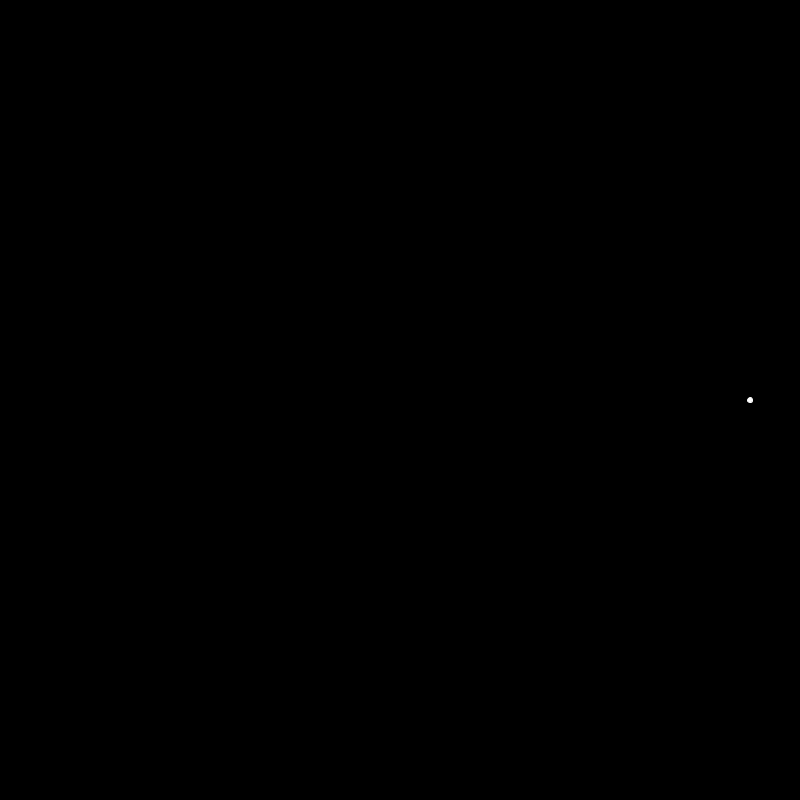
Frame 1 (no input)
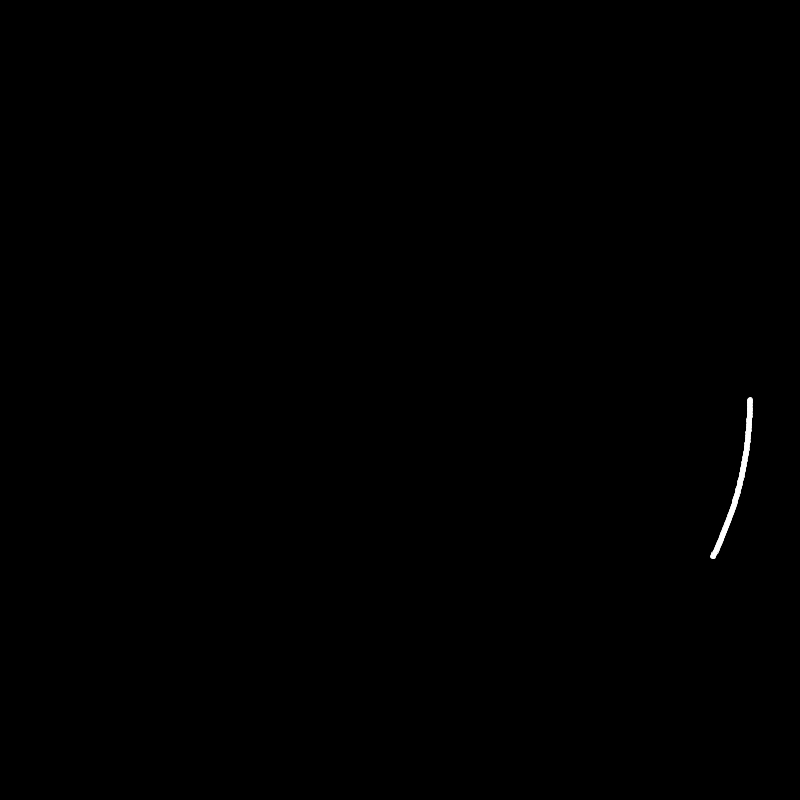
Frame 60 (the mouse pressed at the canvas centre just before this capture)
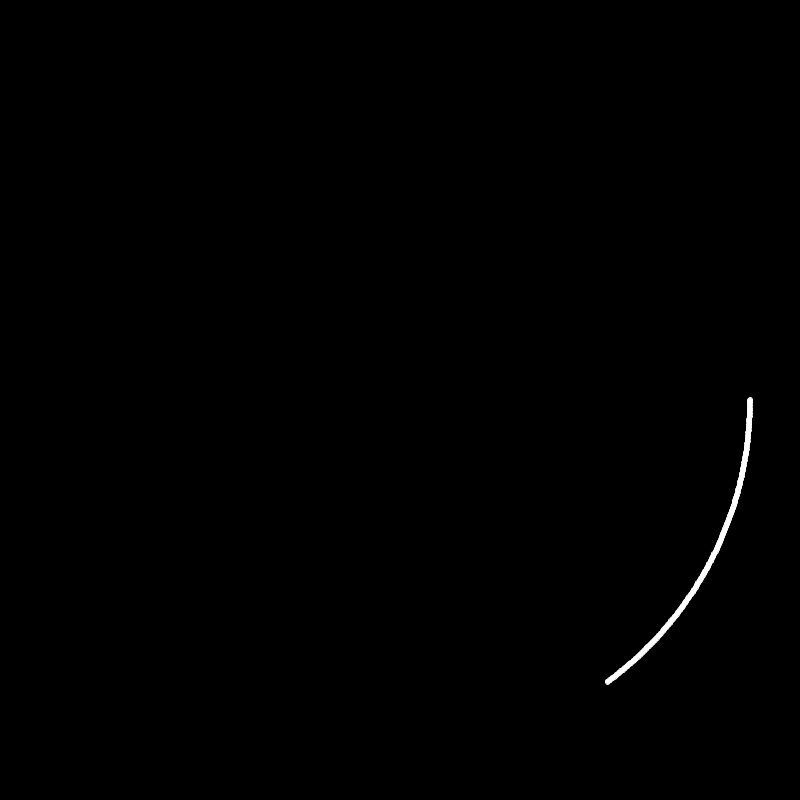
Frame 120 (the mouse held since frame 60 and released just before this capture)

The Processing sketch that drew these frames (run headless with seeded random() and noise(); from frame 60 on, the mouse is pressed at the canvas centre):

// Processing sketch: cardiod_mult
// ── cardiod_mult.pde
int numPoints = 800;
int i = 0;
float pointSize = 5;
int factor = 2;
int state = 0; // drawing dots

void setup(){
  size(800, 800);
  background(0);
}

void draw(){
  fill(255);
  stroke(255);
  translate(width / 2, height / 2);
  int mult = width / 2 - 50;
  float phase = TWO_PI / numPoints;
  if (state == 0){ //drawing dots
    // draw ellipse at point
    ellipse(cos(phase*i) * mult, sin(phase*i) * mult, pointSize, pointSize);
    if (i == numPoints){
     i = 0;
     state = 1;
    }
  }
  else if(state == 1){
    int newI = i * factor;
    line(cos(phase*i) * mult, sin(phase*i) * mult, cos(phase*newI) * mult, sin(phase*newI) * mult);
    if (i == numPoints){
     i = 0;
     state = 2; //done;
    }
  }
 i++;
 delay(10);
}
